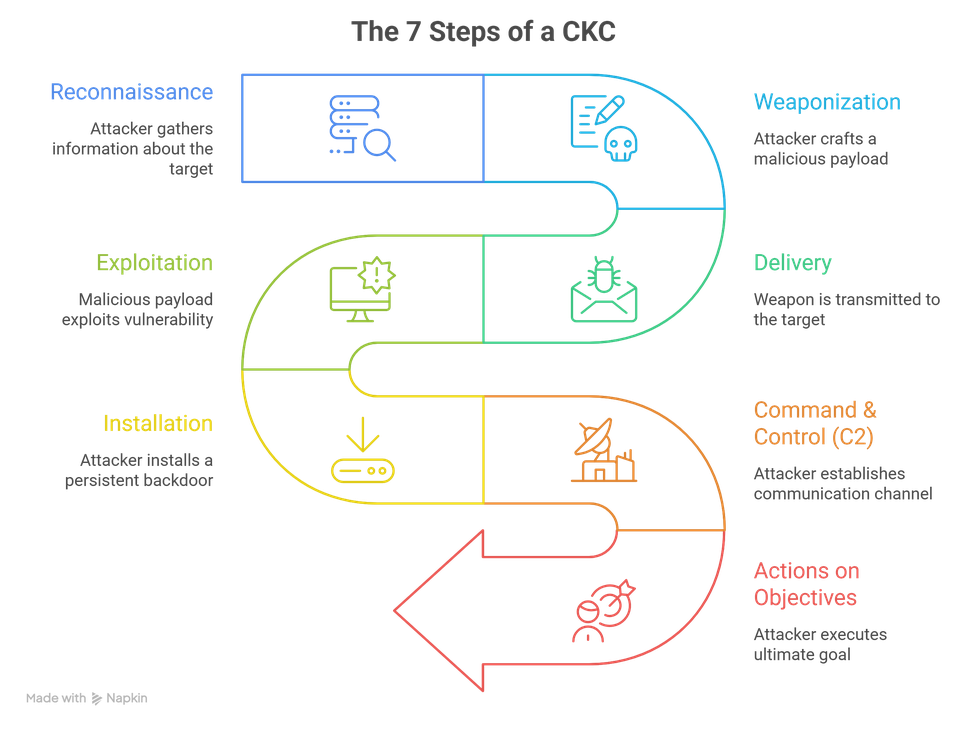
#> input picture master/figures/The 7 Steps -ckc.png, 967 x 729 px, shrunk from 2598 x 1959 before the run
$ python fill_poster.py
#> lines starting #> are read from the running program, lines starting #| are printed output that depends on the picture
# -*- coding: utf-8 -*-
"""Fill the ESI Master poster canvas from the State-of-the-Art report.
Produces PosterMaster_FR.pptx and PosterMaster_EN.pptx."""
from pptx import Presentation
from pptx.util import Cm, Pt
from pptx.enum.shapes import MSO_SHAPE_TYPE
from pptx.enum.text import PP_ALIGN
from PIL import Image

SRC = '4. Annexe 2_Canevas PosterMaster.pptx'

# ---------------------------------------------------------------- figures
def pad(path, ratio, bg, out):
#> called with path = 'figures/The 7 Steps -ckc.png', ratio = 1.78, bg = (0, 0, 0), out = '/tmp/fig1_ckc.png'
    im = Image.open(path).convert('RGB')
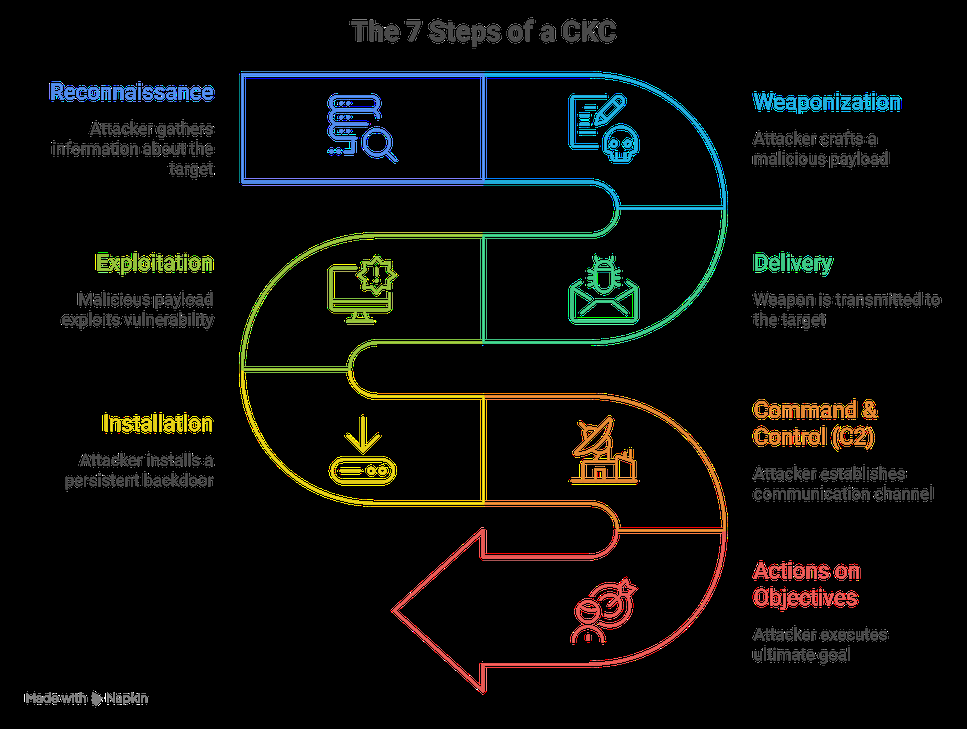
#> im: PIL image 967x729 RGB; mean R, G, B 12.4, 13.1, 10.2
    w, h = im.size
#> w = 967; h = 729
    if w / h < ratio:                      # need wider canvas
        nw = int(round(h * ratio)); c = Image.new('RGB', (nw, h), bg); c.paste(im, ((nw - w) // 2, 0))
#> after `nw = int(round(h * ratio))`: nw = 1298
#> after `c = Image.new('RGB', (nw, h), bg)`: c: PIL image 1298x729 RGB; every value is 0
#> after `c.paste(im, ((nw - w) // 2, 0))`:
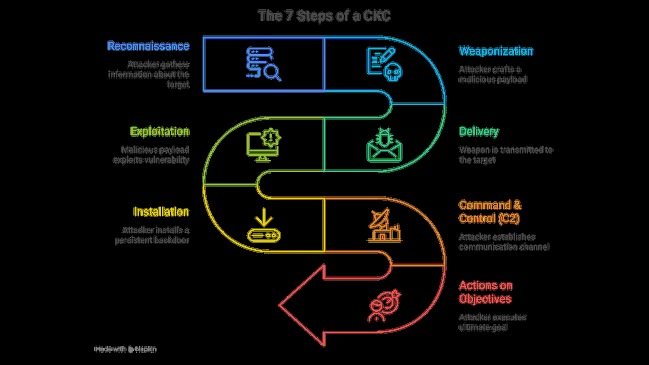
#> c: PIL image 1298x729 RGB (shown at 1/2 size); mean R, G, B 9.2, 9.7, 7.6
    else:                                  # need taller canvas
        nh = int(round(w / ratio)); c = Image.new('RGB', (w, nh), bg); c.paste(im, (0, (nh - h) // 2))
    c.save(out); return out

FIG1 = pad('figures/The 7 Steps -ckc.png', 13.19 / 7.41, (0, 0, 0), '/tmp/fig1_ckc.png')
FIG2 = pad('figures/ml_domain.png',        12.71 / 4.40, (255, 255, 255), '/tmp/fig2_ml.png')
#> call 2 of pad, with path = 'figures/ml_domain.png', ratio = 2.89, bg = (255, 255, 255), out = '/tmp/fig2_ml.png'
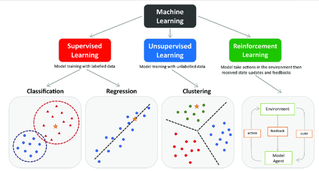
#> input picture master/figures/ml_domain.png, 319 x 171 px, shrunk from 857 x 460 before the run
#> in pad (call 2), `c = Image.new('RGB', (nw, h), bg)`: c: PIL image 494x171 RGB; every value is 255
#> in pad (call 2), `c.paste(im, ((nw - w) // 2, 0))`:
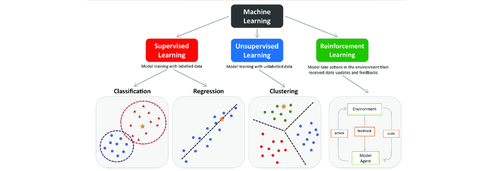
#> c: PIL image 494x171 RGB; mean R, G, B 241.1, 241.3, 240.6
FIG1B = open(FIG1, 'rb').read()
FIG2B = open(FIG2, 'rb').read()

# ---------------------------------------------------------------- helpers
def get(sl, path):
    parts = [int(x) for x in path.split('.')]
    sh = sl.shapes[parts[0]]
    for p in parts[1:]:
        sh = sh.shapes[p]
    return sh

def set_para(p, text):
    runs = p.runs
    if not runs:
        r = p.add_run(); r.text = text; return r
    runs[0].text = text
    for r in runs[1:]:
        r.text = ''
    return runs[0]

def set_body(tf, idx, lines, size, prefix='•  '):
    p = tf.paragraphs[idx]
    r0 = set_para(p, prefix + lines[0]); r0.font.size = Pt(size)
    for line in lines[1:]:
        np = tf.add_paragraph(); r = np.add_run(); r.text = prefix + line; r.font.size = Pt(size)

def replace_pic(sl, path, blob):
    pic = get(sl, path)
    part = sl.part.related_parts[pic._element.blip_rId]
    part._blob = blob

# ---------------------------------------------------------------- content
from poster_content import FR, EN, REFS

# ---------------------------------------------------------------- fill
def fill(L, out):
    prs = Presentation(SRC); sl = prs.slides[0]

    # Title (widen to the yellow bar, center, 20pt)
    bar = get(sl, '9')
    bl, bt, bw, bh = bar.left, bar.top, bar.width, bar.height
    t = get(sl, '10'); tp = t.text_frame.paragraphs[0]
    r = set_para(tp, L['title']); r.font.size = Pt(20); r.font.bold = True
    tp.alignment = PP_ALIGN.CENTER
    t.left, t.top, t.width, t.height = bl + Cm(1), bt, bw - Cm(2), bh
    t.text_frame.word_wrap = True
    set_para(bar.text_frame.paragraphs[0], '')           # clear 'nn'
    set_para(get(sl, '0.0').text_frame.paragraphs[0], '')  # clear 'IHMIAIU'

    # Info box 21.1
    ib = get(sl, '21.1').text_frame
    set_para(ib.paragraphs[0], L['code_master'])
    p1 = ib.paragraphs[1].runs
    p1[0].text = L['author_label']; p1[1].text = ''; p1[2].text = L['authors'][0]
    p1[3].text = ''; p1[4].text = L['authors'][1]
    p2 = ib.paragraphs[2].runs
    p2[0].text = L['supervisor_label']; p2[1].text = ''; p2[2].text = L['supervisor']
    for r in ib.paragraphs[3].runs:
        r.text = ''
    p4 = ib.paragraphs[4].runs
    p4[0].text = L['promo_label']; p4[1].text = L['promo']

    # Keywords 20
    kw = get(sl, '20').text_frame
    kw.paragraphs[0].runs[0].text = L['keywords_label']
    if len(kw.paragraphs[0].runs) > 1:
        kw.paragraphs[0].runs[1].text = ''
    r = set_para(kw.paragraphs[1], L['keywords']); r.font.size = Pt(14)

    # Objectives 19.0
    ob = get(sl, '19.0').text_frame
    set_para(ob.paragraphs[0], L['obj_header'])
    for i, item in enumerate(L['objectives']):
        r = set_para(ob.paragraphs[2 + i], item); r.font.size = Pt(16)

    # Resume 18.0.2 (single paragraph, clear the rest)
    rb = get(sl, '18.0.2').text_frame
    set_para(rb.paragraphs[0], L['resume'])
    for p in rb.paragraphs[1:]:
        set_para(p, '')
    set_para(get(sl, '18.0.1').text_frame.paragraphs[0], L['resume_header'])

    # Definition boxes  (15 = top = APT, 11 = bottom = CKC)
    d1 = get(sl, '15').text_frame; set_para(d1.paragraphs[0], L['def1_q']); set_para(d1.paragraphs[1], L['def1_a'])
    d2 = get(sl, '11').text_frame; set_para(d2.paragraphs[0], L['def2_q']); set_para(d2.paragraphs[1], L['def2_a'])

    # Section heading + columns
    sh = set_para(get(sl, '16').text_frame.paragraphs[0], L['section_header']); sh.font.size = Pt(24)
    c1 = get(sl, '17.0').text_frame; set_para(c1.paragraphs[0], L['col1_header']); set_body(c1, 1, L['col1_lines'], 14)
    c2 = get(sl, '17.1').text_frame; set_para(c2.paragraphs[0], L['col2_header']); set_body(c2, 1, L['col2_lines'], 14)

    # Synthese
    sy = get(sl, '22').text_frame
    for i, b in enumerate(L['synthese']):
        set_para(sy.paragraphs[i], b)
    set_para(get(sl, '23').text_frame.paragraphs[0], L['synthese_header'])

    # References
    rf = get(sl, '24.0').text_frame
    for i in range(5):
        set_para(rf.paragraphs[i], REFS[i])
    for p in rf.paragraphs[5:]:
        set_para(p, '')
    set_para(get(sl, '24.1').text_frame.paragraphs[0], L['refs_header'])

    # Captions + figures
    set_para(get(sl, '25').text_frame.paragraphs[0], L['fig1_caption'])
    set_para(get(sl, '26.0').text_frame.paragraphs[0], L['fig2_caption'])
    replace_pic(sl, '12', FIG1B)
    replace_pic(sl, '26.1', FIG2B)

    prs.save(out)
    print('saved', out)

fill(FR, 'PosterMaster_FR.pptx')
#> (the call stopped at in fill, `prs = Presentation(SRC); sl = prs.slides[0]`: pptx is not available in this run)
fill(EN, 'PosterMaster_EN.pptx')
#> (the call stopped at in fill, `prs = Presentation(SRC); sl = prs.slides[0]`: pptx is not available in this run)
